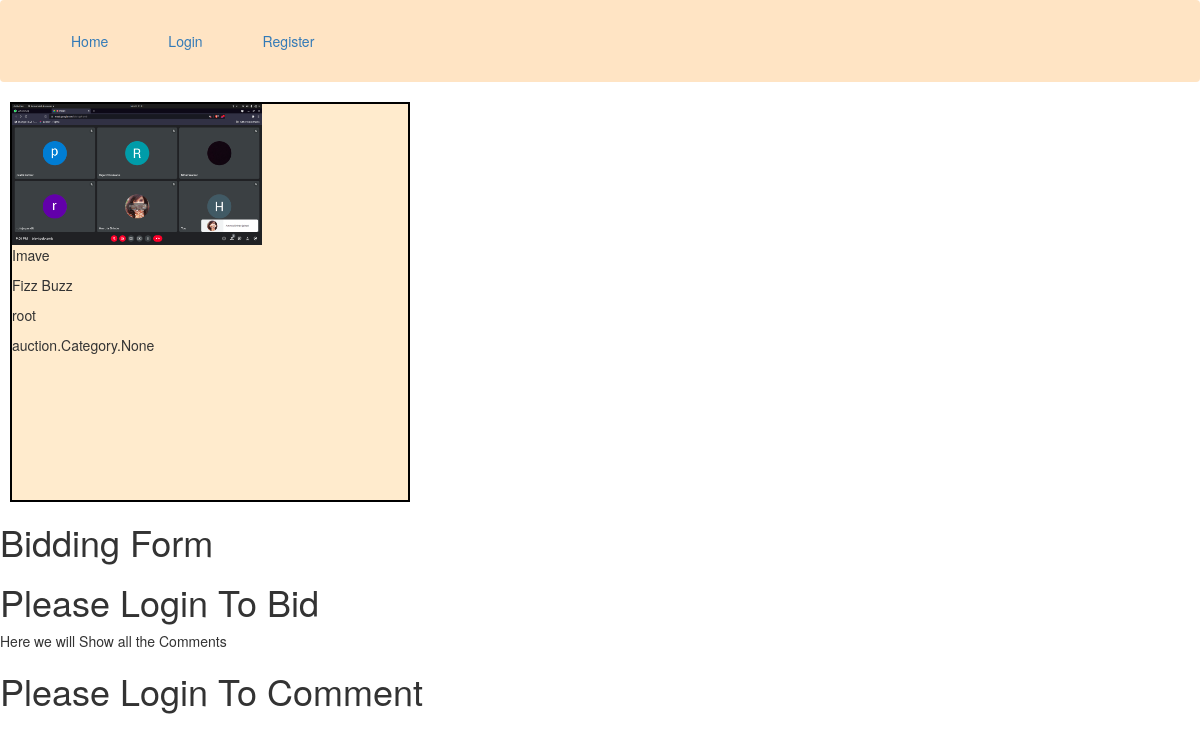
Page /auction/detailed-item/7 on the earlier database version.
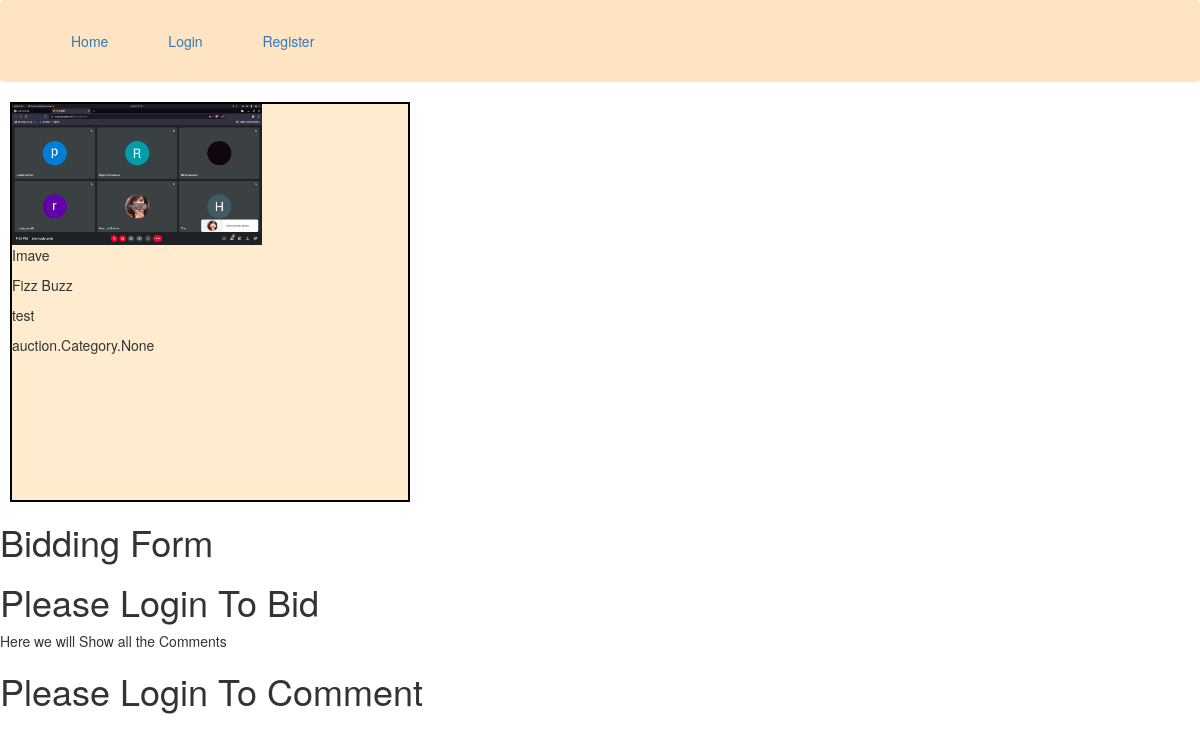
Same page on the later database version.
### auction/models.py (models this page shows, shortened)
class Items(models.Model):
    name = models.CharField(max_length=128)
    description = models.CharField(max_length=512)
    owner = models.ForeignKey(User, on_delete=models.PROTECT)
    tags = models.ManyToManyField(Category)
    image = models.ImageField(null=True,blank=True,upload_to='image/')

### customUser/models.py (models this page shows)
class User(AbstractUser):
    age = models.PositiveBigIntegerField(blank=True, null=True)

### auction/views.py (the view, shortened to what this page needs)
# urls.py: path('detailed-item/<int:id>', views.detailed_view, name="detailed_view"),
def detailed_view(request, id):
    try:
        item = Items.objects.get(id=id)
    except Items.DoesNotExist:
        return HttpResponse('Invalid ID')
    if request.method == "GET":
        comments = Comment.objects.filter(product=item)
        return render(request, 'auction/detailed-item.html', {"item": item, "comments": comments})

### templates/auction/detailed-item.html (shortened to what this page needs)
{% extends 'base.html' %} {% block body %}
<div class="item">
  <img
    src="http://127.0.0.1:8000/media/{{item.image}}"
    heiight="250px"
    width="250px"
  />
  <p>{{item.name}}</p>
  <p>{{item.description}}</p>
  <p>{{item.owner}}</p>
  <p>{{item.tags}}</p>
</div>
<h1>Bidding Form</h1>
{% if user.is_authenticated %}
<form method="POST">
  {% csrf_token %}
  <input type="number" name="bid" />
  <button>Submit Bid</button>
</form>
{% else %}
<h1>Please Login To Bid</h1>
{% endif %}
<p>Here we will Show all the Comments</p>
 {% if user.is_authenticated %}
<form method="POST">
  {% csrf_token %}
  <label
    >Comment:
    <input type="text" name="comment" placeholder="Type your comment here" />
  </label>
  <button>Submit</button>
</form>
{% else %}
<h1>Please Login To Comment</h1>
{% endif %} {% endblock body %}

Differences in the rows shown:
changed Items "Imave": owner "root" → "test"
